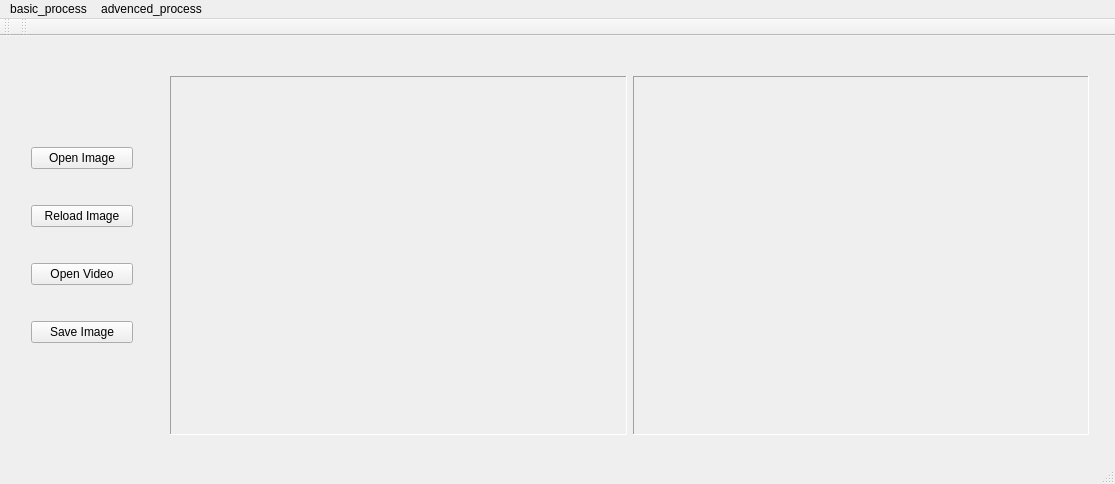
<?xml version="1.0" encoding="UTF-8"?>
<ui version="4.0">
 <class>MainWindow</class>
 <widget class="QMainWindow" name="MainWindow">
  <property name="geometry">
   <rect>
    <x>0</x>
    <y>0</y>
    <width>1115</width>
    <height>484</height>
   </rect>
  </property>
  <property name="windowTitle">
   <string>opencv_image</string>
  </property>
  <widget class="QWidget" name="centralWidget">
   <widget class="QWidget" name="verticalLayoutWidget">
    <property name="geometry">
     <rect>
      <x>20</x>
      <y>70</y>
      <width>124</width>
      <height>281</height>
     </rect>
    </property>
    <layout class="QVBoxLayout" name="verticalLayout">
     <item>
      <widget class="QPushButton" name="pushButton">
       <property name="text">
        <string>Open Image</string>
       </property>
      </widget>
     </item>
     <item>
      <widget class="QPushButton" name="pushButton_2">
       <property name="text">
        <string>Reload Image</string>
       </property>
      </widget>
     </item>
     <item>
      <widget class="QPushButton" name="open_video">
       <property name="text">
        <string>Open Video</string>
       </property>
      </widget>
     </item>
     <item>
      <widget class="QPushButton" name="save_imageButton_3">
       <property name="text">
        <string>Save Image</string>
       </property>
      </widget>
     </item>
    </layout>
   </widget>
   <widget class="QWidget" name="horizontalLayoutWidget">
    <property name="geometry">
     <rect>
      <x>159</x>
      <y>29</y>
      <width>941</width>
      <height>381</height>
     </rect>
    </property>
    <layout class="QHBoxLayout" name="horizontalLayout">
     <item>
      <widget class="QLabel" name="label">
       <property name="frameShape">
        <enum>QFrame::Panel</enum>
       </property>
       <property name="frameShadow">
        <enum>QFrame::Sunken</enum>
       </property>
       <property name="text">
        <string/>
       </property>
      </widget>
     </item>
     <item>
      <widget class="QLabel" name="label2">
       <property name="frameShape">
        <enum>QFrame::Panel</enum>
       </property>
       <property name="frameShadow">
        <enum>QFrame::Sunken</enum>
       </property>
       <property name="text">
        <string/>
       </property>
      </widget>
     </item>
    </layout>
   </widget>
  </widget>
  <widget class="QToolBar" name="mainToolBar">
   <attribute name="toolBarArea">
    <enum>TopToolBarArea</enum>
   </attribute>
   <attribute name="toolBarBreak">
    <bool>false</bool>
   </attribute>
  </widget>
  <widget class="QStatusBar" name="statusBar"/>
  <widget class="QToolBar" name="toolBar">
   <property name="windowTitle">
    <string>toolBar</string>
   </property>
   <attribute name="toolBarArea">
    <enum>TopToolBarArea</enum>
   </attribute>
   <attribute name="toolBarBreak">
    <bool>false</bool>
   </attribute>
  </widget>
  <widget class="QMenuBar" name="image_process">
   <property name="geometry">
    <rect>
     <x>0</x>
     <y>0</y>
     <width>1115</width>
     <height>22</height>
    </rect>
   </property>
   <property name="autoFillBackground">
    <bool>true</bool>
   </property>
   <property name="defaultUp">
    <bool>true</bool>
   </property>
   <widget class="QMenu" name="basic_process">
    <property name="title">
     <string>basic_process</string>
    </property>
    <addaction name="actionSalt_pepper"/>
    <addaction name="actionReduce_color"/>
    <addaction name="actionImage_gray"/>
    <addaction name="actionSharpen"/>
    <addaction name="actionChannel_split_B"/>
    <addaction name="actionChannel_split_G"/>
    <addaction name="actionCahnnel_split_R"/>
    <addaction name="actionColor_detection"/>
    <addaction name="actionImage_histogram"/>
    <addaction name="actionHorizontal_flip"/>
    <addaction name="actionLookup_inverse"/>
    <addaction name="actionStretch_histogram"/>
    <addaction name="actionHistogram_equalization"/>
    <addaction name="actionRegion_extration"/>
    <addaction name="actionWatershed_segment"/>
    <addaction name="actionHarris_corner"/>
   </widget>
   <widget class="QMenu" name="menuAdvenced_process">
    <property name="title">
     <string>advenced_process</string>
    </property>
    <addaction name="actionThreshold_image"/>
    <addaction name="actionMorphological_image"/>
    <addaction name="actionEdge_detection"/>
    <addaction name="actionImage_match"/>
    <addaction name="actionOpen_forward_camera"/>
    <addaction name="actionOpen_video"/>
   </widget>
   <addaction name="basic_process"/>
   <addaction name="menuAdvenced_process"/>
  </widget>
  <action name="actionSalt_pepper">
   <property name="text">
    <string>salt_pepper</string>
   </property>
  </action>
  <action name="action">
   <property name="enabled">
    <bool>false</bool>
   </property>
   <property name="text">
    <string/>
   </property>
  </action>
  <action name="actionReduce_color">
   <property name="text">
    <string>reduce_color</string>
   </property>
  </action>
  <action name="actionImage_gray">
   <property name="text">
    <string>image_gray</string>
   </property>
  </action>
  <action name="actionSharpen">
   <property name="text">
    <string>sharpen</string>
   </property>
  </action>
  <action name="actionChannel_split_B">
   <property name="text">
    <string>channel_split(B)</string>
   </property>
  </action>
  <action name="actionChannel_split_G">
   <property name="text">
    <string>channel_split(G)</string>
   </property>
  </action>
  <action name="actionCahnnel_split_R">
   <property name="text">
    <string>cahnnel_split(R)</string>
   </property>
  </action>
  <action name="actionColor_detection">
   <property name="text">
    <string>color_detection</string>
   </property>
  </action>
  <action name="actionImage_histogram">
   <property name="text">
    <string>image_histogram</string>
   </property>
  </action>
  <action name="actionThreshold_image">
   <property name="text">
    <string>threshold_image</string>
   </property>
  </action>
  <action name="actionHorizontal_flip">
   <property name="text">
    <string>horizontal_flip</string>
   </property>
  </action>
  <action name="actionLookup_inverse">
   <property name="text">
    <string>lookup_inverse</string>
   </property>
  </action>
  <action name="actionStretch_histogram">
   <property name="text">
    <string>stretch_histogram</string>
   </property>
  </action>
  <action name="actionHistogram_equalization">
   <property name="text">
    <string>histogram_equalization</string>
   </property>
  </action>
  <action name="actionRegion_extration">
   <property name="text">
    <string>region_extration_grabcut</string>
   </property>
  </action>
  <action name="actionMorphological_image">
   <property name="text">
    <string>morphological_image</string>
   </property>
  </action>
  <action name="actionWatershed_segment">
   <property name="text">
    <string>watershed_segment</string>
   </property>
  </action>
  <action name="actionEdge_detection">
   <property name="text">
    <string>edge_detection</string>
   </property>
  </action>
  <action name="actionHarris_corner">
   <property name="text">
    <string>harris_corner</string>
   </property>
  </action>
  <action name="actionImage_match">
   <property name="text">
    <string>image_match</string>
   </property>
  </action>
  <action name="actionOpen_forward_camera">
   <property name="text">
    <string>open_forward_camera</string>
   </property>
  </action>
  <action name="actionOpen_video">
   <property name="text">
    <string>open_video</string>
   </property>
  </action>
 </widget>
 <layoutdefault spacing="6" margin="11"/>
 <resources/>
 <connections/>
</ui>
